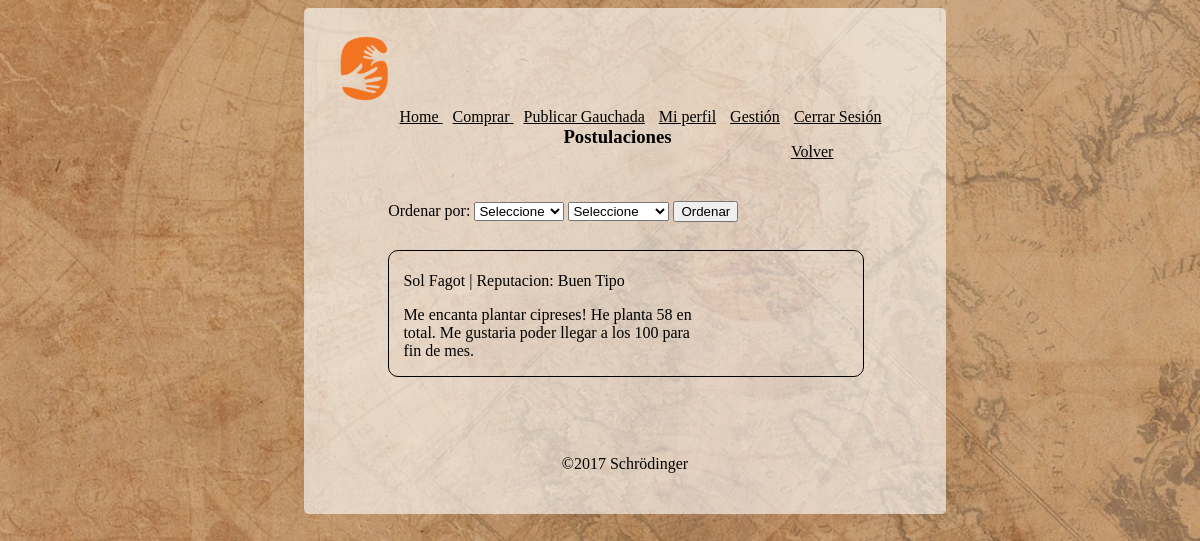
Page /postulante.php?id=123 (signed in) on the committed database.
### tables this page shows
CREATE TABLE `postulante` (
  `idPostulante` int(10) unsigned NOT NULL AUTO_INCREMENT,
  `usuarioid` int(10) unsigned NOT NULL,
  `gauchadaid` int(10) unsigned NOT NULL,
  `comentario` text NOT NULL,
  `estado` int(11) DEFAULT NULL,
  `editado` timestamp NULL DEFAULT CURRENT_TIMESTAMP ON UPDATE CURRENT_TIMESTAMP,
  `creado` timestamp NULL DEFAULT CURRENT_TIMESTAMP,
  PRIMARY KEY (`idPostulante`),
  KEY `fk_P_U_idx` (`usuarioid`),
  KEY `fk_P_G_idx` (`gauchadaid`),
  CONSTRAINT `fk_P_G` FOREIGN KEY (`gauchadaid`) REFERENCES `gauchada` (`idGauchada`) ON UPDATE CASCADE,
  CONSTRAINT `fk_P_U` FOREIGN KEY (`usuarioid`) REFERENCES `usuario` (`idUsuario`) ON UPDATE CASCADE
);

CREATE TABLE `usuario` (
  `idUsuario` int(10) unsigned NOT NULL AUTO_INCREMENT,
  `nombre` varchar(45) DEFAULT NULL,
  `apellido` varchar(45) DEFAULT NULL,
  `mail` varchar(45) DEFAULT NULL,
  `foto` varchar(254) DEFAULT NULL,
  `clave` varchar(64) DEFAULT NULL,
  `telefono` varchar(45) DEFAULT NULL,
  `nacimiento` date DEFAULT NULL,
  `puntaje` int(11) DEFAULT NULL,
  `nivelUsuario` tinyint(1) NOT NULL,
  `editado` timestamp NULL DEFAULT CURRENT_TIMESTAMP ON UPDATE CURRENT_TIMESTAMP,
  `creado` timestamp NULL DEFAULT CURRENT_TIMESTAMP,
  PRIMARY KEY (`idUsuario`)
);

CREATE TABLE `reputacion` (
  `idReputacion` int(10) unsigned NOT NULL AUTO_INCREMENT,
  `reputacion` varchar(45) DEFAULT NULL,
  `hasta` int(11) DEFAULT NULL,
  `editado` timestamp NULL DEFAULT CURRENT_TIMESTAMP ON UPDATE CURRENT_TIMESTAMP,
  `creado` timestamp NULL DEFAULT CURRENT_TIMESTAMP,
  PRIMARY KEY (`idReputacion`)
);

### bd.php (called while the page is built, shortened)
<?php
function conexion($srv='localhost',$usr='root',$pass='',$bd='mydb'){
	$con = mysqli_connect($srv,$usr,$pass,$bd);
	if ($con) {
		return $con;
	} else return false;
}
function fetch($query='',$individual=false){
	$con = conexion();
	$res = mysqli_query($con,$query);
	$data=array();
	while ( $row = mysqli_fetch_assoc($res) ) {
		$data[] = $row;
	}
	if ( !$individual ) {
		return $data;
	} else {
		return $data[0];
	}
}

### postulante.php (the view, shortened to what this page needs)
<?php require 'includes/encabezadoLog.php'; ?>
<?php if ($_SESSION['logueado']) {
	$msj=array();
	$msj[1]['text'] = "Selección de postulante exitosa. Se enviaron los datos de contacto";
	$msj[1]['type'] = "ok";
	$msj[2]['text'] = "No se puede eliminar la gauchada por poseer postulantes";
	$msj[2]['type'] = "error";
	if (isset($_GET['id'])) {
		$idG=$_GET['id'];
		if ($_GET['ord']=='ASC' || $_GET['ord']=='DESC') {
			$tipo = $_GET['ord'];
		} else { $tipo = "ASC"; }
		$orden = " ORDER BY po.creado $tipo;";
		$query="SELECT
						u.idUsuario,
						u.nombre,
						u.apellido,
						u.puntaje,
						po.comentario
					FROM
				    	postulante as po
				    LEFT JOIN
				   		gauchada as ga ON ga.idgauchada = $idG
					LEFT JOIN
						usuario as u ON u.idUsuario = po.usuarioid
					WHERE
						po.gauchadaid = $idG $orden";
		$pos = fetch ($query);
    	$queryUsuario="SELECT * FROM postulante as p
						WHERE p.estado=1 AND p.gauchadaid='$idG';";
		$usuarioPos = fetch($queryUsuario,true);
		$queryRep = "SELECT
						r.idReputacion,
						r.reputacion,
						r.hasta
					FROM reputacion as r
					ORDER BY r.hasta ASC";
		$reputaciones = fetch($queryRep);
	?>
	<div class="menu">
	 	<p><h3 class="titulo">Postulaciones</h3>
	 		<div id="volver"><a href="gauchada.php?id=<?php echo $idG ?>">Volver</a></div></p>
	 	<div class="<?php echo $msj[$num]['type']; ?>">
	 	<?php if (isset($_GET['m'])) {?>
	 		<h4 class="<?php echo $msj[$num]['type']; ?>"><?php  echo $msj[$num]['text'];?></h4>
	 	<?php } ?><br>
	 	</div>
	 	<div id="ordenar" style="margin-bottom:-5%;">
	 	 	<form method="GET" action="postulante.php">
		 		<p><label>Ordenar por: <select name="crit" id="crit" required></label>
					<option value="0" selected>Seleccione</option>
				<select name="ord" id="ordenar" required>
					<option value="0" selected>Seleccione</option>
				</select>
				<button>Ordenar</button></p>
			</form><br><br>
	 	</div>
		 	<section class="pos">
		 	<?php if (empty($pos)) {
		 		echo  "<h4 class='error'> Esta gauchada no tiene postulantes :( </h4>";
		 	} else { ?>
		 		<?php foreach ($pos as $usuario) {
		 			$uRow=$usuario['idUsuario'];
		 		 	$uPos=$usuarioPos['usuarioid'];
					$uRep=$usuario['puntaje'];
					foreach ($reputaciones as $rep) {
						if ($uRep<=$rep['hasta']) {
							$reputacion=$rep['reputacion'];
							break;
						}
					}
		 		 	?>
		 			<div id="usuario" style="width:100%;" class="<?php echo ($uRow==$uPos) ? "borde" : "negrito"; ?>" >
		 				<div>
		 				<div id="datos">
			 				<p><?php echo $usuario['nombre'].' '.$usuario['apellido']; ?> | Reputacion: <?php echo $reputacion;  ?> </p>
			 			</div>
			 			<div id='com'>
			 				<p><?php echo $usuario['comentario'] ?></p>
						</div>
			 		</div>
		 			</div><br>
		 		<?php } ?>
		 	<?php } ?>
	<?php } ?>
 	</section>
 </div>
 <?php require 'includes/footer.php'; ?>
 <?php } else { header("location:index.php"); } ?>

### styles/style.css (style rules this page uses)
body { background-image: url(../img/mapa3.jpg); background-repeat:repeat; background-attachment: fixed; background-size: cover; }
.menu { margin: 10%; clear: both; }
.titulo { margin-left: 37%; }
#volver { margin-bottom: 51px; margin-right: 6%; width: 20%; float: right; margin-top: -5%; }
#volver a { float:right; color: black; }
#datos { margin-left: 3%; }
#com { margin-left: 3%; width: 65%; margin-bottom: -7%; }
#usuario { width: 90%; margin-right: 5%; border-radius: 10px; padding-bottom: 7%; }
.negrito { border: black solid 1px; }

### rows in the picture
postulante: usuarioid.nombre "Sol", usuarioid.apellido "Fagot", comentario "Me encanta plantar cipreses! He planta 58 en total. Me gustaria poder llegar a los 100 para fin de mes."
reputacion: reputacion "Buen Tipo"
